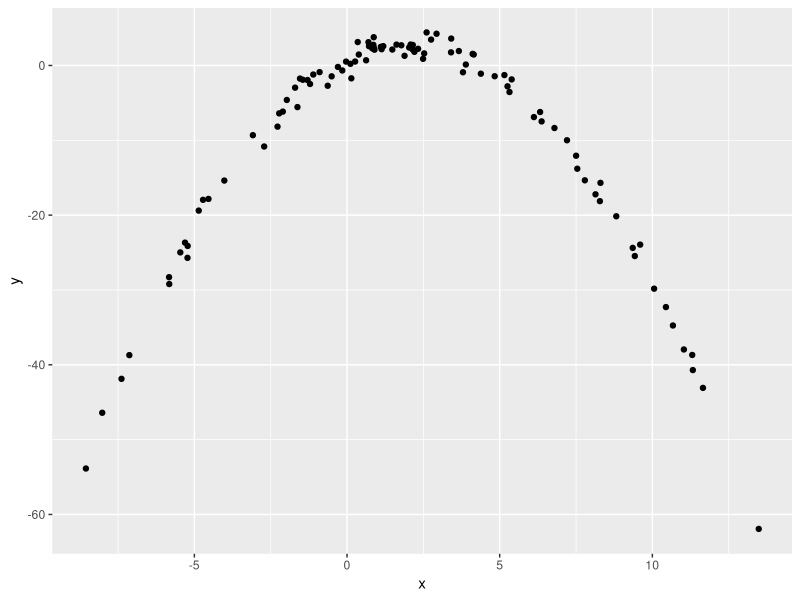

Recreate this plot in R.
## ---- chunk 1
library(tidyverse)

df=tibble(
  x=rnorm(100,2,5),
  y=1+2*x- .5*x^2 +rnorm(100)
)
df |>
  ggplot(aes(x=x,y=y))+
  geom_point()
